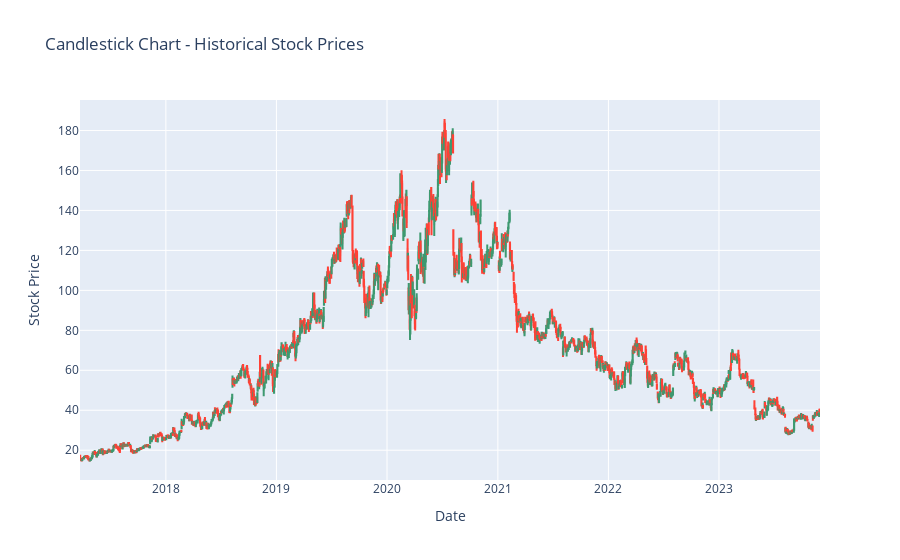

Write notebook code for a chart like this one.
### Code cell
import plotly.graph_objects as go

# Create a DataFrame from the CSV data
df = pd.read_csv('ayx_stock.csv')

# Convert the 'Date' column to datetime
df['Date'] = pd.to_datetime(df['Date'])

# Line plot of closing prices
plt.figure(figsize=(12, 6))
plt.plot(df['Date'], df['Close'], label='Closing Price', color='blue')
plt.title('Historical Stock Prices')
plt.xlabel('Date')
plt.ylabel('Closing Price')
plt.legend()
plt.show()

# Candlestick chart using Plotly
fig = go.Figure(data=[go.Candlestick(x=df['Date'],
                                     open=df['Open'],
                                     high=df['High'],
                                     low=df['Low'],
                                     close=df['Close'])])

fig.update_layout(title='Candlestick Chart - Historical Stock Prices',
                  xaxis_title='Date',
                  yaxis_title='Stock Price',
                  xaxis_rangeslider_visible=False)

fig.show()

### Figure 1 — Plotly figure (JSON) as saved in the notebook; plotly's stock layout.template omitted (floating-point values rounded to 4 significant figures; data arrays with more than 128 entries replaced by an {"elided": "..."} marker saying what was removed)
{"data": [{"close": {"elided": "1684 float values"}, "high": {"elided": "1684 float values"}, "low": {"elided": "1684 float values"}, "open": {"elided": "1684 float values"}, "type": "candlestick", "x": {"elided": "1684 str values"}}], "layout": {"title": {"text": "Candlestick Chart - Historical Stock Prices"}, "xaxis": {"rangeslider": {"visible": false}, "title": {"text": "Date"}}, "yaxis": {"title": {"text": "Stock Price"}}}}
